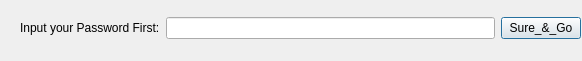
<?xml version="1.0" encoding="UTF-8"?>
<ui version="4.0">
 <class>password</class>
 <widget class="QDialog" name="password">
  <property name="geometry">
   <rect>
    <x>0</x>
    <y>0</y>
    <width>582</width>
    <height>61</height>
   </rect>
  </property>
  <property name="windowTitle">
   <string>Dialog</string>
  </property>
  <widget class="QWidget" name="">
   <property name="geometry">
    <rect>
     <x>20</x>
     <y>10</y>
     <width>561</width>
     <height>36</height>
    </rect>
   </property>
   <layout class="QHBoxLayout" name="horizontalLayout">
    <item>
     <widget class="QLabel" name="label">
      <property name="text">
       <string>Input your Password First:</string>
      </property>
     </widget>
    </item>
    <item>
     <widget class="QLineEdit" name="lineEdit_firstPassword"/>
    </item>
    <item>
     <widget class="QPushButton" name="pushButton_passWord">
      <property name="text">
       <string>Sure_&amp;&amp;_Go</string>
      </property>
     </widget>
    </item>
   </layout>
  </widget>
 </widget>
 <resources/>
 <connections/>
</ui>
